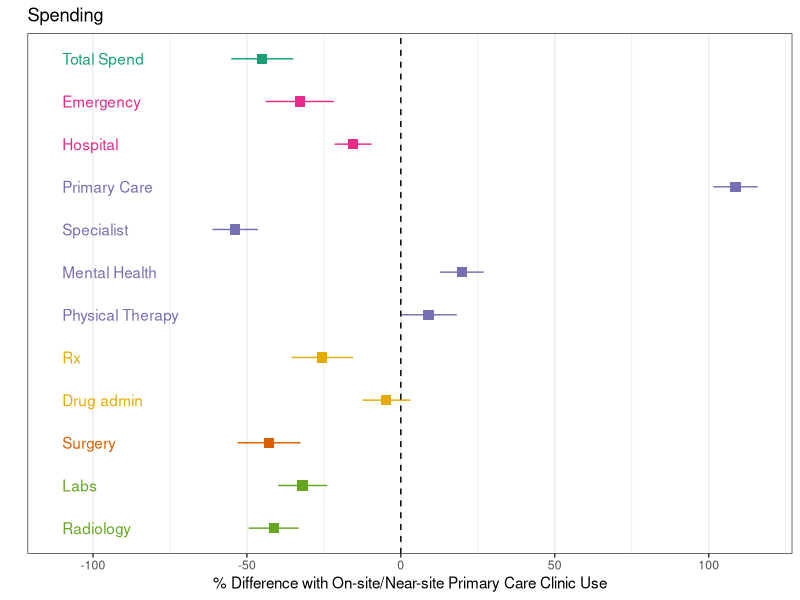
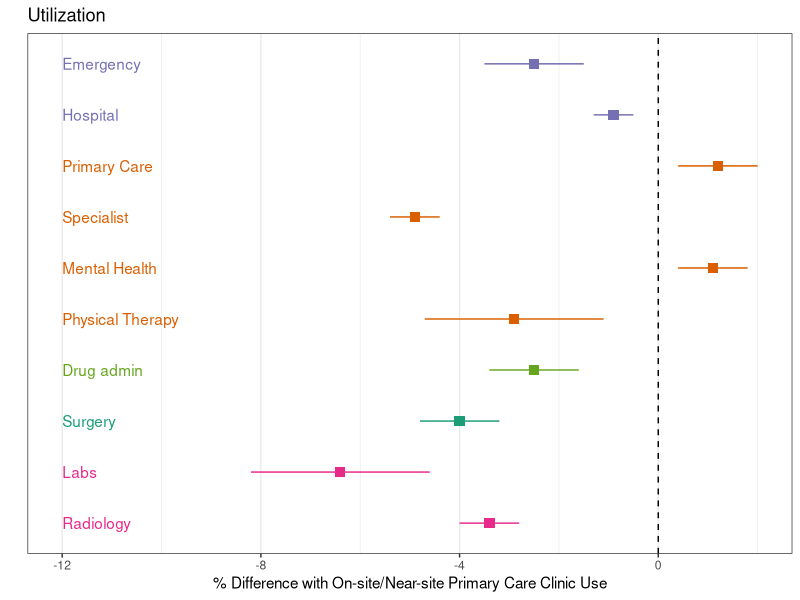
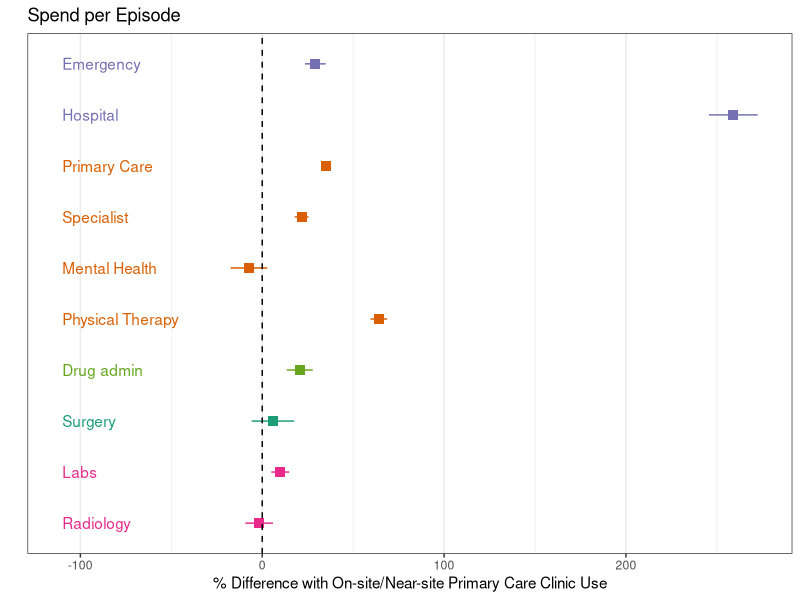
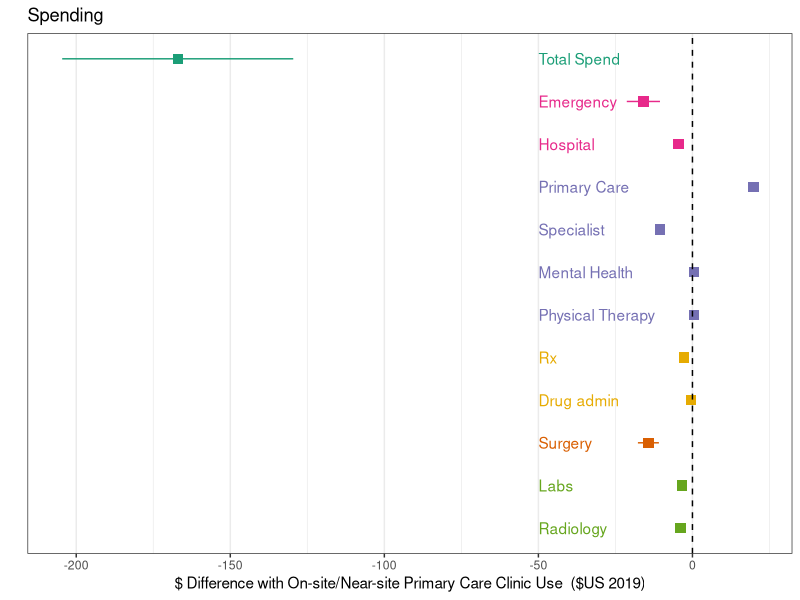
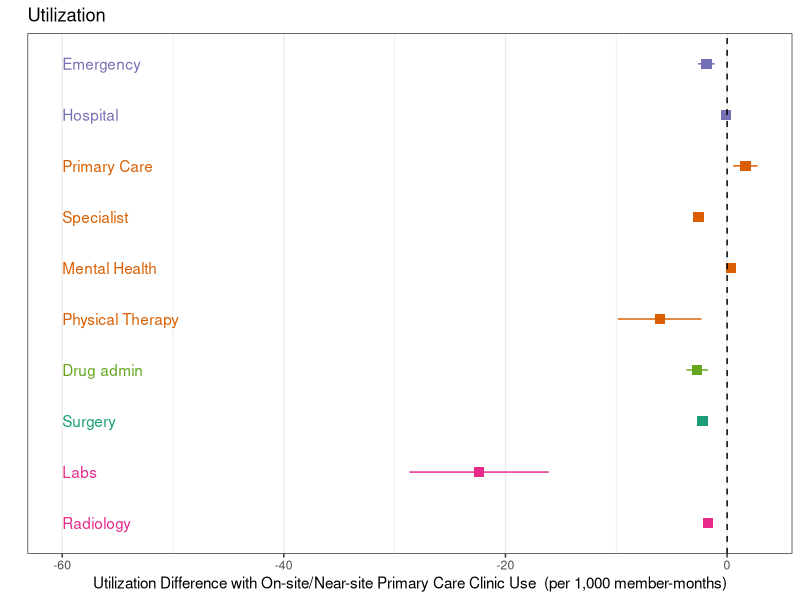
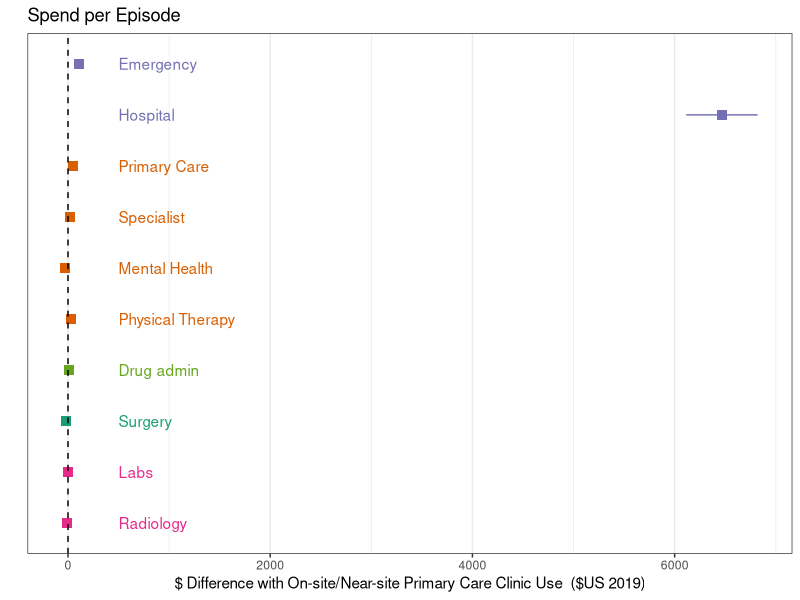

Source code (R) for these figures, in order:
setwd("~/Box/Analytics Team/Research/Research projects/One medical")
library(ggplot2)

#1a

x = c("one", "two", "three","four", "five", "six","seven", "eight", "nine","ten", "eleven", "twelve")
y = c(-45, -32.8, -15.5, 108.7, -53.8, 19.8, 9, -25.5, -4.7, -42.8, -31.9, -41.3)
se = c(5.153061224, 5.663265306, 3.06122449, 3.673469388, 3.775510204, 3.62244898, 4.693877551, 5.102040816, 3.979591837, 5.204081633, 4.081632653, 4.132653061)
ylo = y - 1.96*se
yhi = y + 1.96*se
lab = c("Total Spend", "Emergency", "Hospital", "Primary Care", "Specialist", "Mental Health", "Physical Therapy", "Rx", "Drug admin", "Surgery", "Labs", "Radiology")
labpos = c(rep(-110,12))  
grouping = factor(c("#1B9E77", "#D95F02", "#D95F02" , "#7570B3", "#7570B3", "#7570B3", "#7570B3", "#E7298A", "#E7298A", "#66A61E" ,"#E6AB02","#E6AB02"))

test <- data.frame(x, y, se, ylo, yhi, lab, labpos, grouping)


test$x <- reorder(test$x, c(12,11,10,9,8,7,6,5,4,3,2,1))

ggplot(test, aes(x=x, y=y, ymin=ylo, ymax=yhi, colour=grouping)) +
  geom_pointrange(shape=15, size=0.7, position=position_dodge(width=c(0.1))) +
  coord_flip() +
  geom_hline(aes(yintercept=0), lty=2) +
  xlab('Category') +
  scale_x_discrete(breaks=NULL) +
#  scale_y_continuous(limits = c(-110,170), breaks = seq(from=-100, to=200, by=50)) +
  theme_bw() +
  ylab("% Difference with On-site/Near-site Primary Care Clinic Use") +
  xlab("") +
  ggtitle("Spending") +
  theme(legend.position="none")+
  geom_text(data=test, aes(x = x, y = labpos, label = lab, hjust=0)) + scale_color_brewer(palette = "Dark2")

# 1b

x = c("one", "two", "three","four", "five", "six","seven", "eight", "nine","ten")
y = c(-2.5, -0.9, 1.2, -4.9, 1.1, -2.9, -2.5, -4, -6.4, -3.4)
se = c(0.510204082, 0.204081633, 0.408163265, 0.255102041, 0.357142857, 0.918367347, 0.459183673, 0.408163265, 0.918367347, 0.306122449)    
ylo = y - 1.96*se
yhi = y + 1.96*se
lab = c("Emergency", "Hospital", "Primary Care", "Specialist", "Mental Health", "Physical Therapy", "Drug admin", "Surgery", "Labs", "Radiology")
labpos = c(rep(-12,10))  
grouping = factor(c( "#D95F02", "#D95F02" , "#7570B3", "#7570B3", "#7570B3", "#7570B3",  "#E7298A", "#66A61E" , "#E6AB02","#E6AB02"))

test <- data.frame(x, y, se, ylo, yhi, lab, labpos, grouping)



test$x <- reorder(test$x, c(10,9,8,7,6,5,4,3,2,1))

ggplot(test, aes(x=x, y=y, ymin=ylo, ymax=yhi, colour=grouping)) +
  geom_pointrange(shape=15, size=0.7, position=position_dodge(width=c(0.1))) +
  coord_flip() +
  geom_hline(aes(yintercept=0), lty=2) +
  xlab('Category') +
  scale_x_discrete(breaks=NULL) +
#  scale_y_continuous(limits = c(-5,20), breaks = seq(from=-5, to=20, by=5)) +
  theme_bw() +
  ylab("% Difference with On-site/Near-site Primary Care Clinic Use") +
  xlab("") +
  ggtitle("Utilization") +
  theme(legend.position="none")+
  geom_text(data=test, aes(x = x, y = labpos, label = lab, hjust=0)) + scale_color_brewer(palette = "Dark2")


#1c

x = c("one", "two", "three","four", "five", "six","seven", "eight", "nine","ten")
y = c(29.2, 259, 35, 21.7, -7.3, 64.1, 20.6, 5.9, 9.9, -1.7)
se = c(2.908163265, 6.836734694, 1.275510204, 1.93877551, 5.153061224, 2.346938776, 3.673469388, 5.969387755, 2.5, 3.87755102)   
ylo = y - 1.96*se
yhi = y + 1.96*se
lab = c("Emergency", "Hospital", "Primary Care", "Specialist", "Mental Health", "Physical Therapy", "Drug admin", "Surgery", "Labs", "Radiology")
labpos = c(rep(-110,10))  
grouping = factor(c( "#D95F02", "#D95F02" , "#7570B3", "#7570B3", "#7570B3", "#7570B3",  "#E7298A", "#66A61E" , "#E6AB02","#E6AB02"))

test <- data.frame(x, y, se, ylo, yhi, lab, labpos, grouping)



test$x <- reorder(test$x, c(10,9,8,7,6,5,4,3,2,1))

ggplot(test, aes(x=x, y=y, ymin=ylo, ymax=yhi, colour=grouping)) +
  geom_pointrange(shape=15, size=0.7, position=position_dodge(width=c(0.1))) +
  coord_flip() +
  geom_hline(aes(yintercept=0), lty=2) +
  xlab('Category') +
  scale_x_discrete(breaks=NULL) +
#  scale_y_continuous(limits = c(-110,170), breaks = seq(from=-100, to=200, by=50)) +
  theme_bw() +
  ylab("% Difference with On-site/Near-site Primary Care Clinic Use") +
  xlab("") +
  ggtitle("Spend per Episode") +
  theme(legend.position="none")+
  geom_text(data=test, aes(x = x, y = labpos, label = lab, hjust=0)) + scale_color_brewer(palette = "Dark2")



#2a

x = c("one", "two", "three","four", "five", "six","seven", "eight", "nine","ten", "eleven", "twelve")
y = c(-167.0625, -15.9244, -4.5415, 19.83775, -10.6255, 0.495, 0.5625, -2.69025, -0.5311, -14.2952, -3.3176, -3.8409)
se = c(19.1307398, 2.749515306, 0.896938776, 0.670408163, 0.745663265, 0.090561224, 0.293367347, 0.538265306, 0.449693878, 1.738163265, 0.424489796, 0.384336735)
ylo = y - 1.96*se
yhi = y + 1.96*se
lab = c("Total Spend", "Emergency", "Hospital", "Primary Care", "Specialist", "Mental Health", "Physical Therapy", "Rx", "Drug admin", "Surgery",  "Labs", "Radiology")
labpos = c(rep(-50,12))  
grouping = factor(c("#1B9E77", "#D95F02", "#D95F02" , "#7570B3", "#7570B3", "#7570B3", "#7570B3", "#E7298A", "#E7298A", "#66A61E" , "#E6AB02","#E6AB02"))

test <- data.frame(x, y, se, ylo, yhi, lab, labpos, grouping)


test$x <- reorder(test$x, c(12,11,10,9,8,7,6,5,4,3,2,1))

ggplot(test, aes(x=x, y=y, ymin=ylo, ymax=yhi, colour=grouping)) +
  geom_pointrange(shape=15, size=0.7, position=position_dodge(width=c(0.1))) +
  coord_flip() +
  geom_hline(aes(yintercept=0), lty=2) +
  xlab('Category') +
  scale_x_discrete(breaks=NULL) +
 # scale_y_continuous(limits = c(-110,170), breaks = seq(from=-100, to=200, by=50)) +
  theme_bw() +
  ylab("$ Difference with On-site/Near-site Primary Care Clinic Use  ($US 2019)") +
  xlab("") +
  ggtitle("Spending") +
  theme(legend.position="none")+
  geom_text(data=test, aes(x = x, y = labpos, label = lab, hjust=0)) + scale_color_brewer(palette = "Dark2")

# 2b

x = c("one", "two", "three","four", "five", "six","seven", "eight", "nine","ten")
y = c(-1.87, -0.0828, 1.6518, -2.5774, 0.37895, -6.0813, -2.69, -2.226, -22.3808, -1.6949)
se = c(0.381632653, 0.01877551, 0.561836735, 0.134183673, 0.123035714, 1.925816327, 0.494081633, 0.227142857, 3.211530612, 0.152602041)    
ylo = y - 1.96*se
yhi = y + 1.96*se
lab = c("Emergency", "Hospital", "Primary Care", "Specialist", "Mental Health", "Physical Therapy", "Drug admin", "Surgery", "Labs", "Radiology")
labpos = c(rep(-60,10))  
grouping = factor(c( "#D95F02", "#D95F02" , "#7570B3", "#7570B3", "#7570B3", "#7570B3",  "#E7298A", "#66A61E" , "#E6AB02","#E6AB02"))

test <- data.frame(x, y, se, ylo, yhi, lab, labpos, grouping)



test$x <- reorder(test$x, c(10,9,8,7,6,5,4,3,2,1))

ggplot(test, aes(x=x, y=y, ymin=ylo, ymax=yhi, colour=grouping)) +
  geom_pointrange(shape=15, size=0.7, position=position_dodge(width=c(0.1))) +
  coord_flip() +
  geom_hline(aes(yintercept=0), lty=2) +
  xlab('Category') +
  scale_x_discrete(breaks=NULL) +
#  scale_y_continuous(limits = c(-5,20), breaks = seq(from=-5, to=20, by=5)) +
  theme_bw() +
  ylab("Utilization Difference with On-site/Near-site Primary Care Clinic Use  (per 1,000 member-months)") +
  xlab("") +
  ggtitle("Utilization") +
  theme(legend.position="none")+
  geom_text(data=test, aes(x = x, y = labpos, label = lab, hjust=0)) + scale_color_brewer(palette = "Dark2")


#2c

x = c("one", "two", "three","four", "five", "six","seven", "eight", "nine","ten")
y = c(112.36525, 6467.6304, 46.8325, 22.31235, -27.2397, 32.93325, 9.6748, -18.9921, 1.335, -12.08535)
se = c(13.90538265, 180.0385714, 1.838010204, 2.416683673, 8.067117347, 1.299030612, 2.652244898, 19.5467602, 0.6675, 5.038877551)   
ylo = y - 1.96*se
yhi = y + 1.96*se
lab = c("Emergency", "Hospital", "Primary Care", "Specialist", "Mental Health", "Physical Therapy", "Drug admin", "Surgery",  "Labs", "Radiology")
labpos = c(rep(500,10))  
grouping = factor(c( "#D95F02", "#D95F02" , "#7570B3", "#7570B3", "#7570B3", "#7570B3",  "#E7298A", "#66A61E" , "#E6AB02","#E6AB02"))

test <- data.frame(x, y, se, ylo, yhi, lab, labpos, grouping)



test$x <- reorder(test$x, c(10,9,8,7,6,5,4,3,2,1))

ggplot(test, aes(x=x, y=y, ymin=ylo, ymax=yhi, colour=grouping)) +
  geom_pointrange(shape=15, size=0.7, position=position_dodge(width=c(0.1))) +
  coord_flip() +
  geom_hline(aes(yintercept=0), lty=2) +
  xlab('Category') +
  scale_x_discrete(breaks=NULL) +
#  scale_y_continuous(limits = c(-110,170), breaks = seq(from=-100, to=200, by=50)) +
  theme_bw() +
  ylab("$ Difference with On-site/Near-site Primary Care Clinic Use  ($US 2019)") +
  xlab("") +
  ggtitle("Spend per Episode") +
  theme(legend.position="none")+
  geom_text(data=test, aes(x = x, y = labpos, label = lab, hjust=0)) + scale_color_brewer(palette = "Dark2")




